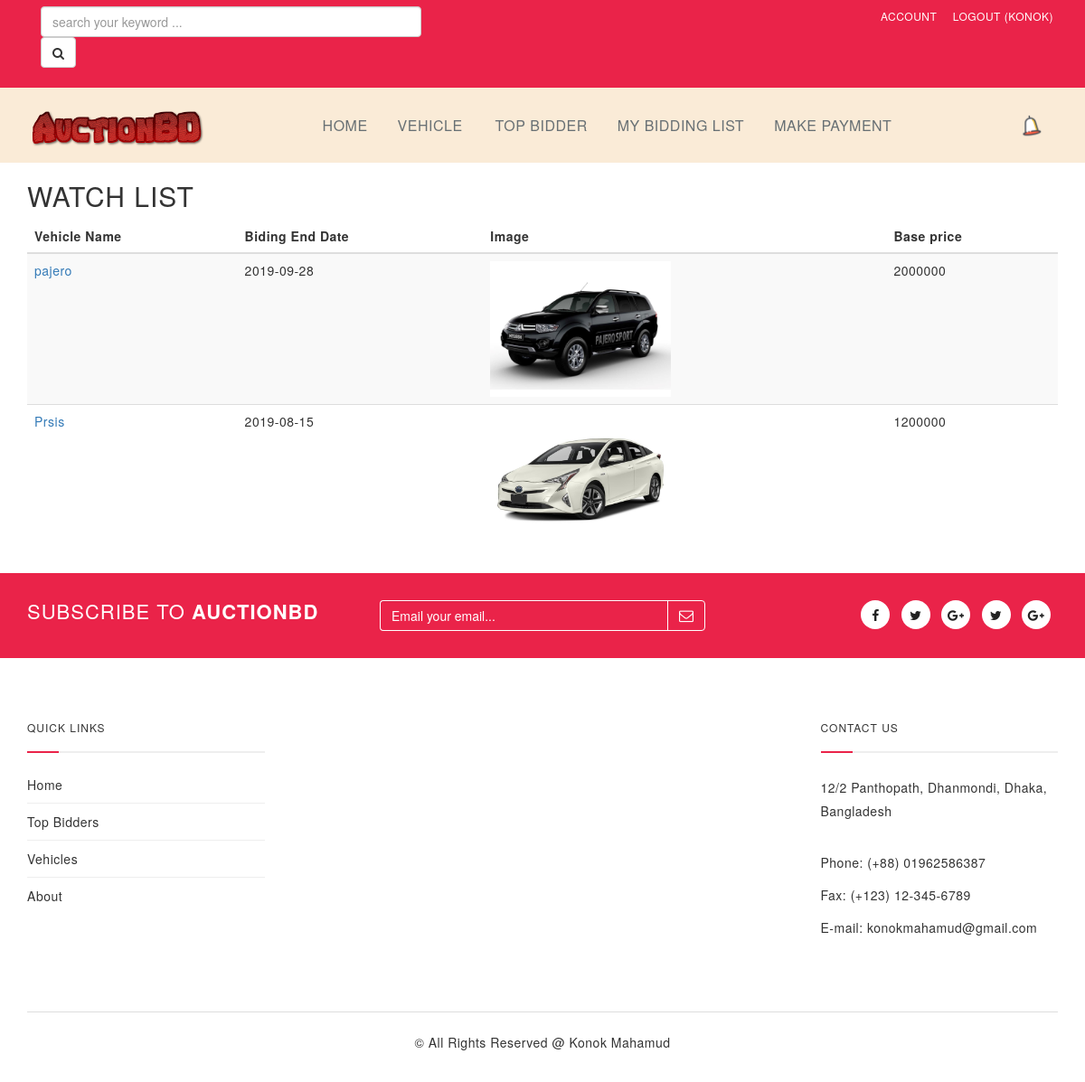
The app's page /customer/watchlist.php (signed in) with its own data.
### tables this page shows
CREATE TABLE `vehicle` (
  `ID` int(10) NOT NULL,
  `name` varchar(50) NOT NULL,
  `type` varchar(50) NOT NULL,
  `catagory` int(50) NOT NULL,
  `startDate` date NOT NULL,
  `EndDate` date NOT NULL,
  `image` varchar(300) NOT NULL,
  `price` int(10) NOT NULL,
  `status` int(5) NOT NULL
);

### customer/watchlist.php (the view)
 <?php
 include( "../header.php" );
 ?>
<div class="container">
  <h2>Watch List</h2>
  <table class="table table-striped">
    <thead>
      <tr>
        <th>Vehicle Name</th>
        <th>Biding End Date</th>
        <th>Image</th>
        <th>Base price</th>
      </tr>
    </thead>
    <tbody>
     <?php
		$userID=$_SESSION["userid"];
		$Sql="SELECT vehicle.ID ,vehicle.name, vehicle.image,vehicle.price,vehicle.EndDate FROM `vehicle` INNER JOIN watchlist ON watchlist.vehicleID=vehicle.ID WHERE watchlist.userID='$userID'";
		$result1 = $con->query( $Sql );
			if ( $result1->num_rows > 0 ) {
			foreach ( $result1 as $row ) {
		?>
      <tr>
        <td><a href="<?=$_SESSION["directory"]?>customer/carDetails.php?id=<?=$row["ID"]?>"><?=$row["name"]?></a></td>
        <td><?=$row["EndDate"]?></td>
        <td><a href="<?=$_SESSION["directory"]?>customer/carDetails.php?id=<?=$row["ID"]?>"><img style="max-width: 200px; max-height: 200px;" src="<?=$_SESSION["directory"]?>img/vehicle/<?=$row["image"]?>" ></a> </td>
        <td><?=$row["price"]?></td>
      </tr>
       <?php } } ?>
    </tbody>
  </table>
</div>
  <?php
 include( "../footer.php" );
 ?>

### css/style.css (style rules this page uses)
html, body, div, span, applet, object, iframe, h1, h2, h3, h4, h5, h6, p, blockquote, pre, a, abbr, acronym, address, big, cite, code, del, dfn, em, font, img, ins, kbd, q, s, samp, small, strike, strong, sub, sup, tt, var, b, u, i, center, dl, dt, dd, ol, ul, li, fieldset, form, label, legend { margin: 0; padding: 0; border: 0; outline: 0; font-size: 100%; vertical-align: baseline; background: transparent; }
body { line-height: 1; }
body { line-height: 1.5em; color: #787878; font-size: 13px; font-family: "Open Sans",sans-serif; letter-spacing: 0.5px; margin: 0 auto; padding: 0 auto; background: #fff; }
img { height: auto; max-width: 100%; border: none; outline: none; transition: all 0.2s ease 0s; -moz-transition: all 0.2s ease 0s; -webkit-transition: all 0.2s ease 0s; -o-transition: all 0.2s ease 0s; }
a, a:active, a:link, img { outline: none; }
a { cursor: pointer; text-decoration: none; color: #787878; transition: all 0.25s ease 0s; -moz-transition: all 0.25s ease 0s; -webkit-transition: all 0.25s ease 0s; -o-transition: all 0.25s ease 0s; }
h1, h2, h3, h4, h5, h6 { color: inherit; text-transform: uppercase; font-family: 'Raleway', sans-serif; margin-top: 0px; margin-bottom: 0; line-height: 1.5em; }
h2 { font-size: 24px; letter-spacing: 1px; }

### records on screen
vehicle: name "pajero", EndDate "2019-09-28", image (picture), price "2000000"
vehicle: name "Prsis", EndDate "2019-08-15", image (picture), price "1200000"

### other values on screen
$_SESSION["username"] "KONOK"
